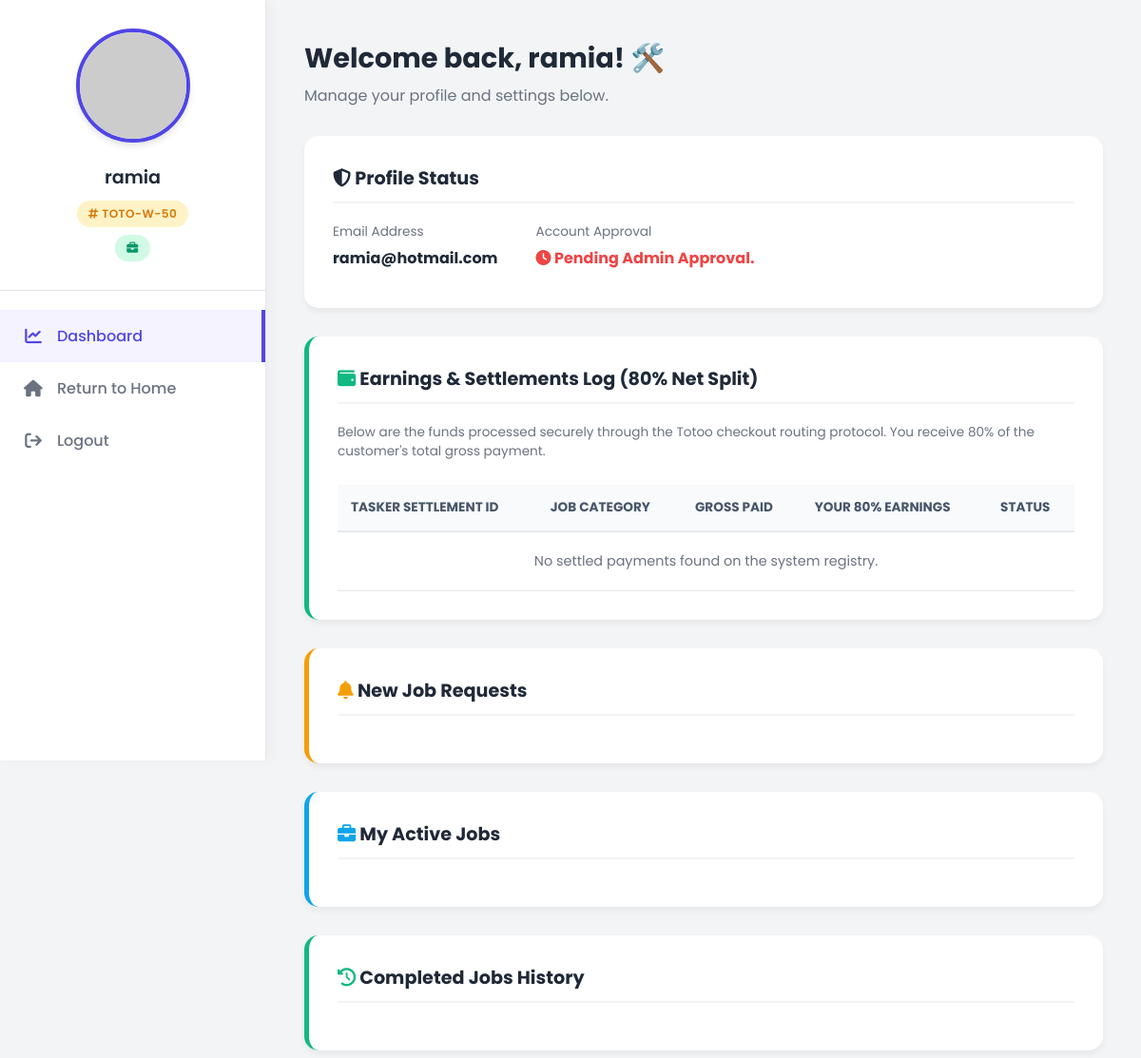
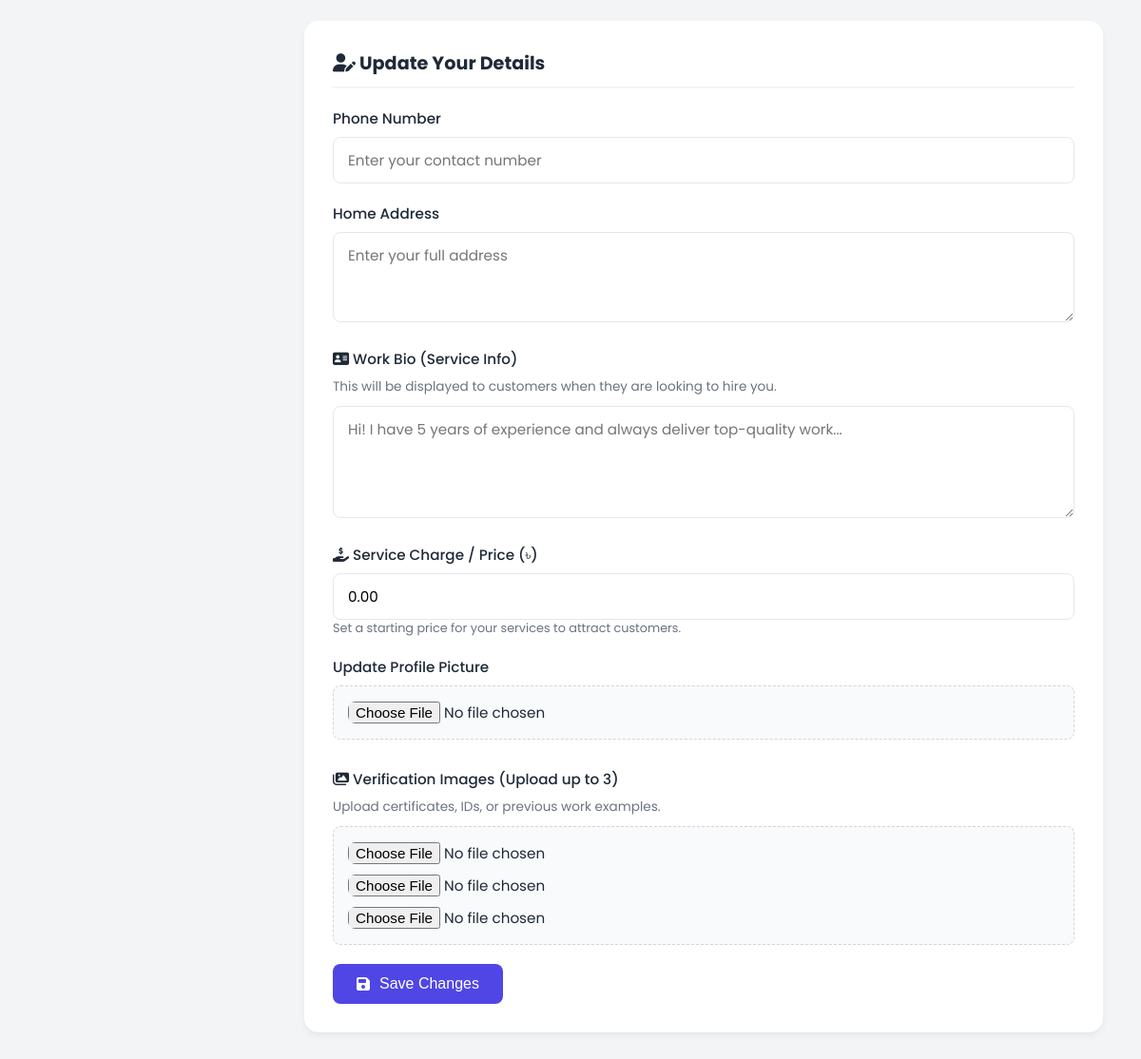
Screenshot of /worker/dashboard/ (signed in) with the database file from the repository (2 pictures, top to bottom).
### worker/models.py (models this page shows, shortened)
class TaskerProfile(models.Model):
    user = models.OneToOneField(User, on_delete=models.CASCADE, related_name='tasker_profile')
    totooid = models.CharField(max_length=20, unique=True, blank=True)
    category = models.CharField(max_length=100, blank=True, help_text="e.g., Plumber, Electrician, Designer")
    service_price = models.DecimalField(
        max_digits=10,
        decimal_places=2,
        default=0.00,
        help_text="Starting price for your service (Money Demand)"
    )
    service_info = models.TextField(blank=True, help_text="Work Bio / Service Description")
    phone_number = models.CharField(max_length=15, blank=True)
    address = models.TextField(blank=True)
    profile_pic = models.ImageField(upload_to='worker_profiles/', blank=True, null=True)
    info_image_1 = models.ImageField(upload_to='worker_docs/', blank=True, null=True)
    info_image_2 = models.ImageField(upload_to='worker_docs/', blank=True, null=True)
    info_image_3 = models.ImageField(upload_to='worker_docs/', blank=True, null=True)
    is_approved = models.BooleanField(default=False)
    payment_receive_info = models.CharField(max_length=100, blank=True)

### worker/views.py (the view, shortened to what this page needs)
# urls.py: path('dashboard/', views.worker_profile, name='worker_profile'),
@login_required(login_url='loging')
def worker_profile(request):
    tasker_profile, created = TaskerProfile.objects.get_or_create(user=request.user)
    context = {
        'tasker': tasker_profile,
        'user': request.user
    }
    return render(request, 'worker.html', context)

### worker/templates/worker.html (shortened to what this page needs)
<!DOCTYPE html>
<html lang="en">
<head>
    <link rel="stylesheet" href="https://cdnjs.cloudflare.com/ajax/libs/font-awesome/6.4.0/css/all.min.css">
</head>
<body>
    <aside class="sidebar">
        <div class="profile-section">
            {% if tasker.profile_pic %}
                <img src="{{ tasker.profile_pic.url }}" alt="Profile Pic" class="profile-pic-display">
            {% else %}
                <img src="https://ui-avatars.com/api/?name={{ tasker.user.username }}&background=4f46e5&color=fff&size=120" alt="Default Avatar" class="profile-pic-display">
            {% endif %}
            <div class="profile-name">{{ tasker.user.first_name|default:tasker.user.username }}</div>
            <div class="badges-container">
                <span class="badge badge-id"><i class="fa-solid fa-hashtag"></i> {{ tasker.totooid }}</span>
                <span class="badge badge-role"><i class="fa-solid fa-briefcase"></i> {{ tasker.category }}</span>
            </div>
        </div>
        <nav class="nav-links">
            <a href="#" class="nav-link active">
                <i class="fa-solid fa-chart-line"></i> Dashboard
            </a>
            <a href="/" class="nav-link">
                <i class="fa-solid fa-house"></i> Return to Home
            </a>
            <a href="/logout/" class="nav-link logout">
                <i class="fa-solid fa-arrow-right-from-bracket"></i> Logout
            </a>
        </nav>
    </aside>
    <main class="main-content">
        <div class="page-header">
            <h1>Welcome back, {{ tasker.user.first_name|default:tasker.user.username }}! 🛠️</h1>
            <p style="color: var(--text-muted); margin-top: 5px;">Manage your profile and settings below.</p>
        </div>
        <div class="card">
            <h3><i class="fa-solid fa-shield-halved"></i> Profile Status</h3>
            <div class="status-row">
                <div class="status-item">
                    <span>Email Address</span>
                    <strong>{{ tasker.user.email }}</strong>
                </div>
                <div class="status-item">
                    <span>Account Approval</span>
                    {% if tasker.is_approved %}
                        <strong style="color: var(--success);"><i class="fa-solid fa-circle-check"></i> Approved! You can receive jobs.</strong>
                    {% else %}
                        <strong style="color: var(--danger);"><i class="fa-solid fa-clock"></i> Pending Admin Approval.</strong>
                    {% endif %}
                </div>
            </div>
        </div>
        <div class="card" style="border-left: 5px solid #10b981;">
            <h3><i class="fa-solid fa-wallet" style="color: #10b981;"></i> Earnings & Settlements Log (80% Net Split)</h3>
            <p style="font-size: 0.85rem; color: var(--text-muted); margin-bottom: 15px;">
                Below are the funds processed securely through the Totoo checkout routing protocol. You receive 80% of the customer's total gross payment.
            </p>
            <div style="overflow-x: auto;">
                <table class="ledger-table">
                    <thead>
                        <tr>
                            <th>Tasker Settlement ID</th>
                            <th>Job Category</th>
                            <th>Gross Paid</th>
                            <th>Your 80% Earnings</th>
                            <th>Status</th>
                        </tr>
                    </thead>
                    <tbody>
                        {% for booking in tasker.received_bookings.all %}
                            {% if booking.status == 'Paid' or booking.status == 'Completed' %}
                                <tr>
                                    <td><span class="trx-code">SETTLE-{{ booking.id }}</span></td>
                                    <td><strong>{{ tasker.category }}</strong></td>
                                    <td>৳{{ booking.gross_price|floatformat:2 }}</td>
                                    <td style="color: var(--success); font-weight: 700;">
                                        ৳{{ booking.tasker_earnings|floatformat:2 }}
                                    </td>
                                    <td>
                                        <span class="badge badge-role" style="background: #e6fcf5; color: #0ca678; padding: 4px 10px;">
                                            <i class="fa-solid fa-money-bill-transfer"></i> Deposited
                                        </span>
                                    </td>
                                </tr>
                            {% endif %}
                        {% empty %}
                            <tr>
                                <td colspan="5" style="text-align: center; color: var(--text-muted); padding: 20px;">
                                    No settled payments found on the system registry.
                                </td>
                            </tr>
                        {% endfor %}
                    </tbody>
                </table>
            </div>
        </div>
        <div class="card" style="border-left: 5px solid #f59e0b;">
            <h3><i class="fa-solid fa-bell" style="color: #f59e0b;"></i> New Job Requests</h3>
        </div>
        <div class="card" style="border-left: 5px solid #0ea5e9;">
            <h3><i class="fa-solid fa-briefcase" style="color: #0ea5e9;"></i> My Active Jobs</h3>
        </div>
        <div class="card" style="border-left: 5px solid #10b981;">
            <h3><i class="fa-solid fa-clock-rotate-left" style="color: #10b981;"></i> Completed Jobs History</h3>
        </div>
        <div class="card">
            <h3><i class="fa-solid fa-user-pen"></i> Update Your Details</h3>
            <form method="POST" enctype="multipart/form-data">
                <div class="form-group">
                    <label>Phone Number</label>
                    <input type="text" name="phone_number" value="{{ tasker.phone_number }}" class="form-control" placeholder="Enter your contact number">
                </div>
                <div class="form-group">
                    <label>Home Address</label>
                    <textarea name="address" rows="3" class="form-control" placeholder="Enter your full address">{{ tasker.address }}</textarea>
                </div>
                <div class="form-group">
                    <label><i class="fa-solid fa-address-card"></i> Work Bio (Service Info)</label>
                    <p style="font-size: 0.85rem; color: var(--text-muted); margin-bottom: 10px;">This will be displayed to customers when they are looking to hire you.</p>
                    <textarea name="service_info" rows="4" class="form-control" placeholder="Hi! I have 5 years of experience and always deliver top-quality work...">{{ tasker.service_info }}</textarea>
                </div>
                <div class="form-group">
                    <label><i class="fa-solid fa-hand-holding-dollar"></i> Service Charge / Price (৳)</label>
                    <input type="number" name="service_price" value="{{ tasker.service_price }}" class="form-control" placeholder="e.g. 500.00">
                    <p style="font-size: 0.8rem; color: var(--text-muted);">Set a starting price for your services to attract customers.</p>
                </div>
                <div class="form-group">
                    <label>Update Profile Picture</label>
                    <div class="file-input-wrapper">
                        <input type="file" name="profile_pic" class="form-control" style="border: none; padding: 0;">
                    </div>
                </div>
                <div class="form-group" style="margin-top: 30px;">
                    <label><i class="fa-solid fa-images"></i> Verification Images (Upload up to 3)</label>
                    <p style="font-size: 0.85rem; color: var(--text-muted); margin-bottom: 10px;">Upload certificates, IDs, or previous work examples.</p>
                    <div class="file-input-wrapper">
                        <input type="file" name="img1" class="form-control" style="border: none; padding: 0; margin-bottom: 10px;">
                        <input type="file" name="img2" class="form-control" style="border: none; padding: 0; margin-bottom: 10px;">
                        <input type="file" name="img3" class="form-control" style="border: none; padding: 0;">
                    </div>
                </div>
                <button type="submit" class="btn-submit">
                    <i class="fa-solid fa-floppy-disk"></i> Save Changes
                </button>
            </form>
        </div>
    </main>
</body>
</html>

### worker/templates/worker.html (style rules this page uses)
:root { --primary: #4f46e5; --primary-hover: #4338ca; --bg-color: #f3f4f6; --sidebar-bg: #ffffff; --text-dark: #1f2937; --text-muted: #6b7280; --success: #10b981; --danger: #ef4444; --border: #e5e7eb; }
* { box-sizing: border-box; margin: 0; padding: 0; }
body { font-family: 'Poppins', sans-serif; background-color: var(--bg-color); color: var(--text-dark); display: flex; min-height: 100vh; }
.sidebar { width: 280px; background-color: var(--sidebar-bg); border-right: 1px solid var(--border); display: flex; flex-direction: column; box-shadow: 4px 0 10px rgba(0,0,0,0.03); position: fixed; height: 100vh; overflow-y: auto; }
.profile-section { padding: 30px 20px; text-align: center; border-bottom: 1px solid var(--border); }
.profile-pic-display { width: 120px; height: 120px; border-radius: 50%; object-fit: cover; border: 4px solid var(--primary); margin-bottom: 15px; box-shadow: 0 4px 6px rgba(0,0,0,0.1); }
.profile-name { font-size: 1.2rem; font-weight: 600; margin-bottom: 5px; }
.badges-container { display: flex; flex-direction: column; gap: 8px; align-items: center; margin-top: 10px; }
.badge { font-size: 0.75rem; padding: 5px 12px; border-radius: 20px; font-weight: 600; letter-spacing: 0.5px; }
.badge-id { background: #fef3c7; color: #d97706; }
.badge-role { background: #d1fae5; color: #059669; }
.nav-links { padding: 20px 0; flex: 1; }
.nav-link { display: flex; align-items: center; padding: 15px 25px; color: var(--text-muted); text-decoration: none; font-weight: 500; transition: all 0.3s; }
.nav-link i { margin-right: 15px; font-size: 1.1rem; width: 20px; text-align: center; }
.nav-link:hover, .nav-link.active { background-color: #f5f3ff; color: var(--primary); border-right: 4px solid var(--primary); }
.main-content { margin-left: 280px; flex: 1; padding: 40px; max-width: 1000px; }
.page-header { margin-bottom: 30px; }
.page-header h1 { font-size: 1.8rem; color: var(--text-dark); }
.card { background: white; border-radius: 15px; padding: 30px; margin-bottom: 30px; box-shadow: 0 4px 6px rgba(0,0,0,0.05); }
.card h3 { margin-top: 0; margin-bottom: 20px; font-size: 1.2rem; color: var(--text-dark); border-bottom: 2px solid var(--bg-color); padding-bottom: 10px; }
.status-row { display: flex; gap: 40px; margin-bottom: 10px; }
.status-item span { display: block; font-size: 0.85rem; color: var(--text-muted); margin-bottom: 5px; }
.status-item strong { font-size: 1rem; }
.form-group { margin-bottom: 20px; }
.form-group label { display: block; font-weight: 500; margin-bottom: 8px; color: var(--text-dark); font-size: 0.95rem; }
.form-control { width: 100%; padding: 12px 15px; border: 1px solid var(--border); border-radius: 8px; font-family: inherit; font-size: 0.95rem; transition: border-color 0.3s; }
.file-input-wrapper { background: #f9fafb; border: 1px dashed #d1d5db; padding: 15px; border-radius: 8px; margin-bottom: 10px; }
.btn-submit { background: var(--primary); color: white; border: none; padding: 12px 25px; border-radius: 8px; cursor: pointer; font-size: 1rem; font-weight: 500; transition: background 0.3s; display: flex; align-items: center; gap: 10px; margin-top: 10px; }
.ledger-table { width: 100%; border-collapse: collapse; margin-top: 10px; }
.ledger-table th { text-align: left; background: #f8fafc; padding: 14px; color: #475569; font-size: 0.85rem; text-transform: uppercase; border-bottom: 2px solid var(--border); }
.ledger-table td { padding: 14px; border-bottom: 1px solid var(--border); font-size: 0.9rem; vertical-align: middle; }

### rows the page displays
TaskerProfile: user.first_name "ramia", totooid "TOTO-W-50", user.email "ramia@hotmail.com", service_price "0.00"
